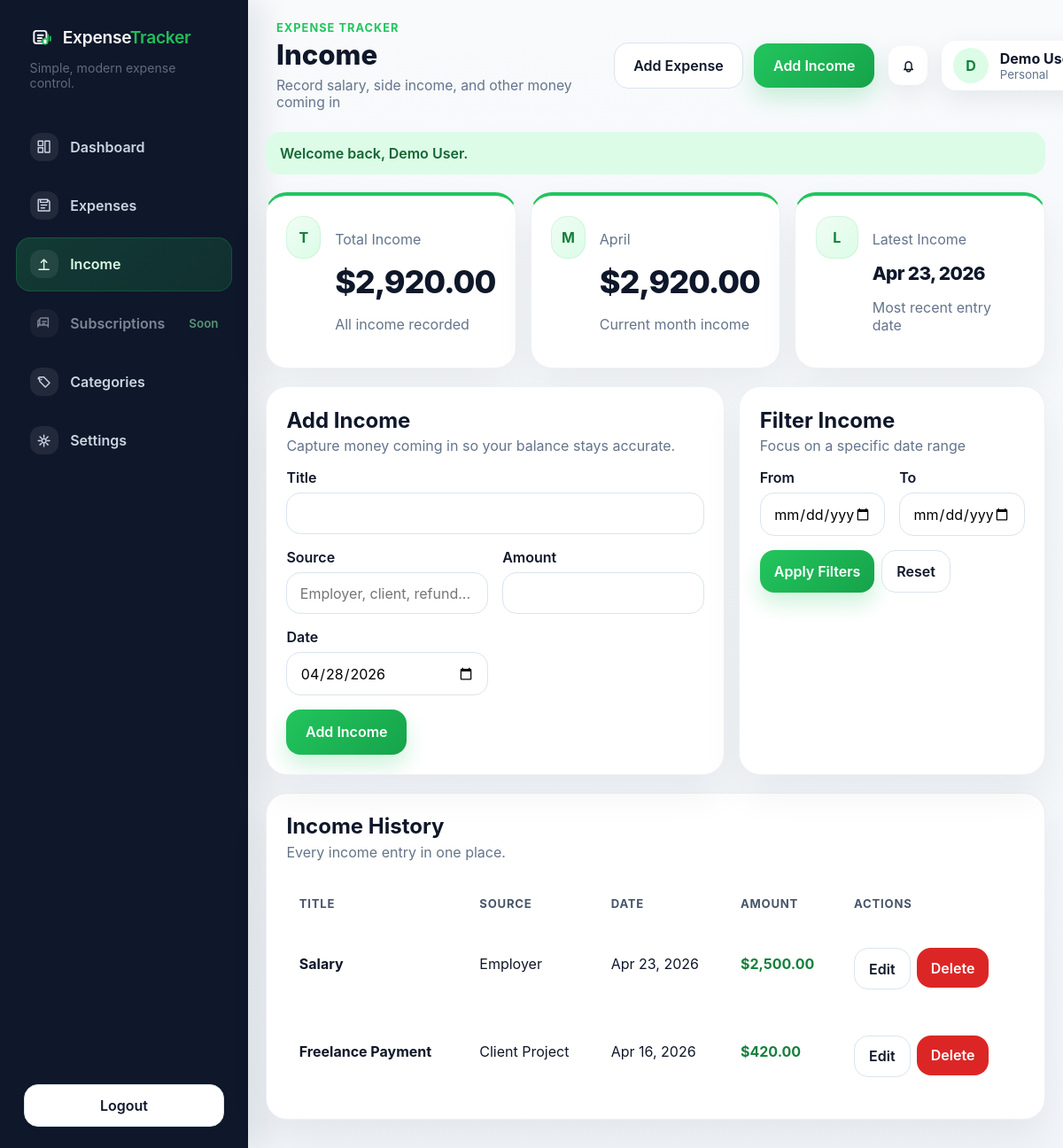
The page /pages/income.php (signed in) on the database its author committed.
### tables this page shows
CREATE TABLE income (
    id INT UNSIGNED AUTO_INCREMENT PRIMARY KEY,
    user_id INT UNSIGNED NOT NULL,
    title VARCHAR(150) NOT NULL,
    source VARCHAR(100) NULL,
    amount DECIMAL(10,2) NOT NULL,
    income_date DATE NOT NULL,
    created_at TIMESTAMP NOT NULL DEFAULT CURRENT_TIMESTAMP,
    updated_at TIMESTAMP NOT NULL DEFAULT CURRENT_TIMESTAMP ON UPDATE CURRENT_TIMESTAMP,
    CONSTRAINT fk_income_user
        FOREIGN KEY (user_id) REFERENCES users(id)
        ON DELETE CASCADE,
    KEY idx_income_user_date (user_id, income_date)
);

### includes/functions.php (called while the page is built, shortened)
<?php
require_once __DIR__ . '/../config/db.php';
function db(): PDO
{
    global $pdo;
    return $pdo;
}
function currentUserCurrency(): string
{
    $currency = strtoupper((string) ($_SESSION['user_currency'] ?? 'USD'));
    $currencies = availableCurrencies();
    return array_key_exists($currency, $currencies) ? $currency : 'USD';
}
function appBasePath(): string
{
    static $basePath;
    if ($basePath !== null) {
        return $basePath;
    }
    $documentRoot = realpath($_SERVER['DOCUMENT_ROOT'] ?? '') ?: '';
    $appRoot = realpath(__DIR__ . '/..') ?: '';
    if ($documentRoot !== '' && $appRoot !== '' && str_starts_with($appRoot, $documentRoot)) {
        $basePath = str_replace('\\', '/', substr($appRoot, strlen($documentRoot))) ?: '';
    } else {
        $basePath = '';
    }
    return rtrim($basePath, '/');
}
function url(string $path = ''): string
{
    $basePath = appBasePath();
    $normalizedPath = ltrim($path, '/');
    if ($normalizedPath === '') {
        return $basePath !== '' ? $basePath . '/' : '/';
    }
    return ($basePath !== '' ? $basePath : '') . '/' . $normalizedPath;
}
function currentRoute(): string
{
    $requestPath = parse_url($_SERVER['REQUEST_URI'] ?? '', PHP_URL_PATH) ?: '';
    $basePath = appBasePath();
    return ltrim($requestPath, '/');
}
function currentUserId(): int
{
    return (int) ($_SESSION['user_id'] ?? 0);
}
function currentUserExists(): bool
{
    $userId = currentUserId();
    $statement = db()->prepare('SELECT COUNT(*) FROM users WHERE id = :id');
    $statement->execute(['id' => $userId]);
    return (int) $statement->fetchColumn() > 0;
}
function requireLogin(): void
{
    if (!currentUserExists()) {
        $_SESSION = [];
        if (ini_get('session.use_cookies')) {
            $params = session_get_cookie_params();
            setcookie(session_name(), '', time() - 42000, $params['path'], $params['domain'], (bool) $params['secure'], (bool) $params['httponly']);
        }
        session_destroy();
        session_start();
        setFlash('error', 'Your session expired after a database reset. Please log in again.');
        redirect('auth/login.php');
    }
}
function e(?string $value): string
{
    return htmlspecialchars((string) $value, ENT_QUOTES, 'UTF-8');
}
function formatCurrency(float $amount): string
{
    $currency = currentUserCurrency();
    $symbols = [
        'USD' => '$',
        'SAR' => 'SAR ',
        'PHP' => 'PHP ',
        'EUR' => 'EUR ',
        'GBP' => 'GBP ',
    ];
    return ($symbols[$currency] ?? ($currency . ' ')) . number_format($amount, 2);
}
function formatDate(string $date): string
{
    $timestamp = strtotime($date);
    return $timestamp ? date('M d, Y', $timestamp) : $date;
}
function availableCurrencies(): array
{
    return [
        'USD' => 'US Dollar (USD)',
        'SAR' => 'Saudi Riyal (SAR)',
        'PHP' => 'Philippine Peso (PHP)',
        'EUR' => 'Euro (EUR)',
        'GBP' => 'British Pound (GBP)',
    ];
}
function listIncomeForUser(int $userId, array $filters = []): array
{
    $filterFrom = (string) ($filters['from_date'] ?? '');
    $filterTo = (string) ($filters['to_date'] ?? '');
    $query = 'SELECT id, title, source, amount, income_date
              FROM income
              WHERE user_id = :user_id';
    $params = ['user_id' => $userId];
    $query .= ' ORDER BY income_date DESC, id DESC';
    $statement = db()->prepare($query);
    $statement->execute($params);
    return $statement->fetchAll();
}
function getIncomeSummaryForUser(int $userId): array
{
    $statement = db()->prepare(
        'SELECT
            COALESCE(SUM(amount), 0) AS total_income,
            COALESCE(SUM(CASE
                WHEN YEAR(income_date) = YEAR(CURDATE()) AND MONTH(income_date) = MONTH(CURDATE())
                THEN amount ELSE 0 END), 0) AS monthly_income,
            COALESCE(MAX(income_date), NULL) AS latest_income_date
         FROM income
         WHERE user_id = :user_id'
    );
    $statement->execute(['user_id' => $userId]);
    return $statement->fetch() ?: [
        'total_income' => 0,
        'monthly_income' => 0,
        'latest_income_date' => null,
    ];
}

### pages/income.php (the view, shortened to what this page needs)
<?php
require_once __DIR__ . '/../includes/functions.php';
requireLogin();
$userId = currentUserId();
$editingIncome = null;
$filterFrom = (string) ($_GET['from_date'] ?? '');
$filterTo = (string) ($_GET['to_date'] ?? '');
$incomeEntries = listIncomeForUser($userId, [
    'from_date' => $filterFrom,
    'to_date' => $filterTo,
]);
$incomeSummary = getIncomeSummaryForUser($userId);
$currentMonthLabel = date('F');
$latestIncomeLabel = !empty($incomeSummary['latest_income_date'])
    ? formatDate((string) $incomeSummary['latest_income_date'])
    : 'No income yet';
$pageActions = '<div class="topbar-action-group">'
    . '<a class="button button-lg secondary" href="' . e(url('pages/expenses.php#expense-form')) . '">Add Expense</a>'
    . '<a class="button button-lg" href="#income-form">Add Income</a>'
    . '</div>';
require_once __DIR__ . '/../includes/header.php';
?>
<div class="grid grid-3 metrics-grid">
    <section class="card metric-card expense-summary-card">
        <div class="metric-icon">T</div>
        <div>
            <p class="muted">Total Income</p>
            <p class="metric"><?= e(formatCurrency((float) $incomeSummary['total_income'])); ?></p>
            <p class="muted">All income recorded</p>
        </div>
    </section>
    <section class="card metric-card expense-summary-card">
        <div class="metric-icon">M</div>
        <div>
            <p class="muted"><?= e($currentMonthLabel); ?></p>
            <p class="metric"><?= e(formatCurrency((float) $incomeSummary['monthly_income'])); ?></p>
            <p class="muted">Current month income</p>
        </div>
    </section>
    <section class="card metric-card expense-summary-card">
        <div class="metric-icon">L</div>
        <div>
            <p class="muted">Latest Income</p>
            <p class="metric" style="font-size: 1.3rem;"><?= e($latestIncomeLabel); ?></p>
            <p class="muted">Most recent entry date</p>
        </div>
    </section>
</div>
<div class="expenses-layout section-gap">
    <section class="card expense-form-card">
        <div class="card-header-block">
            <h2><?= $editingIncome ? 'Edit Income' : 'Add Income'; ?></h2>
            <p class="muted">Capture money coming in so your balance stays accurate.</p>
        </div>
        <form method="post">
            <div class="form-grid">
                <div class="field full">
                    <label for="title">Title</label>
                    <input id="title" type="text" name="title" value="<?= e($editingIncome['title'] ?? ''); ?>" required>
                </div>
                <div class="field">
                    <label for="source">Source</label>
                    <input id="source" type="text" name="source" value="<?= e($editingIncome['source'] ?? ''); ?>" placeholder="Employer, client, refund...">
                </div>
                <div class="field">
                    <label for="amount">Amount</label>
                    <input id="amount" type="number" step="0.01" min="0.01" name="amount" value="<?= e((string) ($editingIncome['amount'] ?? '')); ?>" required>
                </div>
                <div class="field">
                    <label for="income_date">Date</label>
                    <input id="income_date" type="date" name="income_date" value="<?= e($editingIncome['income_date'] ?? date('Y-m-d')); ?>" required>
                </div>
            </div>
            <div class="actions" style="margin-top: 1rem;">
                <button class="button-lg" type="submit" data-loading-button data-loading-text="<?= e($editingIncome ? 'Updating...' : 'Adding...'); ?>"><?= $editingIncome ? 'Update Income' : 'Add Income'; ?></button>
            </div>
        </form>
    </section>
    <section class="card filter-card">
        <div class="card-header-block">
            <h2>Filter Income</h2>
            <p class="muted">Focus on a specific date range</p>
        </div>
        <form method="get">
            <div class="form-grid">
                <div class="field">
                    <label for="from_date">From</label>
                    <input id="from_date" type="date" name="from_date" value="<?= e($filterFrom); ?>">
                </div>
                <div class="field">
                    <label for="to_date">To</label>
                    <input id="to_date" type="date" name="to_date" value="<?= e($filterTo); ?>">
                </div>
            </div>
            <div class="actions" style="margin-top: 1rem;">
                <button type="submit" data-loading-button data-loading-text="Applying...">Apply Filters</button>
                <a class="button secondary" href="<?= e(url('pages/income.php')); ?>">Reset</a>
            </div>
        </form>
    </section>
</div>
<section class="card section-gap table-card">
    <div class="card-header-block">
        <h2>Income History</h2>
        <p class="muted">Every income entry in one place.</p>
    </div>
    <div class="table-wrap">
        <table>
            <thead>
            <tr>
                <th>Title</th>
                <th>Source</th>
                <th>Date</th>
                <th>Amount</th>
                <th>Actions</th>
            </tr>
            </thead>
            <tbody>
            <?php if ($incomeEntries): ?>
                <?php foreach ($incomeEntries as $income): ?>
                    <tr>
                        <td data-label="Title"><strong><?= e($income['title']); ?></strong></td>
                        <td data-label="Source"><?= e($income['source'] ?: 'Direct'); ?></td>
                        <td data-label="Date"><?= e(formatDate((string) $income['income_date'])); ?></td>
                        <td data-label="Amount" class="amount-positive"><?= e(formatCurrency((float) $income['amount'])); ?></td>
                        <td data-label="Actions">
                            <div class="table-actions-inline">
                                <form method="post" class="inline-form">
                                    <button class="button secondary" type="submit" data-loading-button data-loading-text="Loading...">Edit</button>
                                </form>
                                <form method="post" class="inline-form">
                                    <button class="danger" type="submit" data-loading-button data-loading-text="Deleting...">Delete</button>
                                </form>
                            </div>
                        </td>
                    </tr>
                <?php endforeach; ?>
            <?php else: ?>
                <tr>
                    <td colspan="5" class="muted" data-label="Info">No income found for the selected filters.</td>
                </tr>
            <?php endif; ?>
            </tbody>
        </table>
    </div>
</section>
<?php require_once __DIR__ . '/../includes/footer.php'; ?>

### assets/css/style.css (style rules this page uses)
* { box-sizing: border-box; }
html { scroll-behavior: smooth; -webkit-text-size-adjust: 100%; }
body { margin: 0; font-family: Inter, Poppins, Arial, sans-serif; background: #f8fafc; color: #0f172a; transition: background 0.25s ease, color 0.25s ease; }
a { color: #16a34a; text-decoration: none; }
.topbar-action-group { display: flex; align-items: center; flex-wrap: wrap; gap: 0.75rem; min-width: 0; }
.grid { display: grid; gap: 1rem; }
.grid-3 { grid-template-columns: repeat(3, minmax(0, 1fr)); }
.card { background: #ffffff; border-radius: 24px; padding: 1.4rem; border: 1px solid rgba(148, 163, 184, 0.16); box-shadow: 0 20px 45px rgba(15, 23, 42, 0.06); transition: transform 0.2s ease, box-shadow 0.2s ease; }
.card h2, .card h3 { margin-top: 0; }
.metric { font-size: 2.25rem; font-weight: 800; margin: 0.35rem 0 0; letter-spacing: -0.03em; }
.hero-card, .metric-card { display: flex; justify-content: space-between; align-items: center; gap: 1rem; }
.metric-card { align-items: flex-start; }
.metric-icon { width: 3rem; height: 3rem; border-radius: 18px; display: inline-flex; align-items: center; justify-content: center; background: linear-gradient(135deg, #f0fdf4, #dcfce7); color: #15803d; font-weight: 700; box-shadow: inset 0 0 0 1px rgba(34, 197, 94, 0.12); }
.muted { color: #64748b; }
.card-header-block h2 { margin-bottom: 0.3rem; }
.card-header-block p { margin-top: 0; }
.form-grid { display: grid; gap: 1rem; grid-template-columns: repeat(2, minmax(0, 1fr)); }
.field { display: flex; flex-direction: column; gap: 0.4rem; }
.field.full { grid-column: 1 / -1; }
label { font-weight: 600; }
input, select, button, textarea { font: inherit; }
input, select, textarea { width: 100%; padding: 0.8rem 0.9rem; border: 1px solid #dbe4ee; border-radius: 16px; background: #ffffff; transition: border-color 0.2s ease, box-shadow 0.2s ease; }
button, .button { display: inline-flex; align-items: center; justify-content: center; padding: 0.8rem 1rem; border: 0; border-radius: 16px; background: linear-gradient(135deg, #22c55e, #16a34a); color: #ffffff; font-weight: 600; cursor: pointer; box-shadow: 0 12px 24px rgba(34, 197, 94, 0.22); transition: transform 0.2s ease, box-shadow 0.2s ease, opacity 0.2s ease; text-align: center; white-space: nowrap; }
.button-lg { padding: 0.95rem 1.35rem; font-size: 1rem; }
button.secondary, .button.secondary { background: #ffffff; color: #0f172a; border: 1px solid #dbe4ee; box-shadow: none; }
button.danger, .button.danger { background: #dc2626; color: #ffffff; box-shadow: none; }
.table-wrap { overflow-x: auto; -webkit-overflow-scrolling: touch; }
table { width: 100%; border-collapse: separate; border-spacing: 0 0.55rem; }
th, td { padding: 1rem 0.9rem; text-align: left; vertical-align: middle; }
th { color: #475569; font-size: 0.82rem; text-transform: uppercase; letter-spacing: 0.06em; padding-bottom: 0.4rem; }
.actions { display: flex; flex-wrap: wrap; gap: 0.5rem; min-width: 0; }
.inline-form { display: inline; }
.metrics-grid, .section-gap { margin-top: 1.25rem; }
.expenses-layout { display: grid; grid-template-columns: minmax(0, 3fr) minmax(320px, 2fr); gap: 1rem; }
.expense-summary-card { border-top: 4px solid #22c55e; }
.expense-form-card, .filter-card, .table-card { overflow: hidden; }
.table-actions-inline { display: flex; flex-wrap: wrap; gap: 0.45rem; margin-top: 0.7rem; }
.amount-positive { color: #15803d; font-weight: 700; }
.topbar-actions > * { flex-shrink: 0; }

### rows shown on the page
income: title "Salary", source "Employer", income_date "Apr 23, 2026", amount "$2,500.00"
income: title "Freelance Payment", source "Client Project", income_date "Apr 16, 2026", amount "$420.00"

### other values the page prints
$pageTitle "Income"
$pageSubtitle "Record salary, side income, and other money coming in"
substr(currentUserName(), 0, 1) "D"
currentUserName() "Demo…"
$flash['message'] "Welcome back, Demo User."
formatCurrency((float) $incomeSummary['total_income']) "$2,920.00"
formatCurrency((float) $incomeSummary['monthly_income']) "$2,920.00"
$latestIncomeLabel "Apr 23, 2026"
